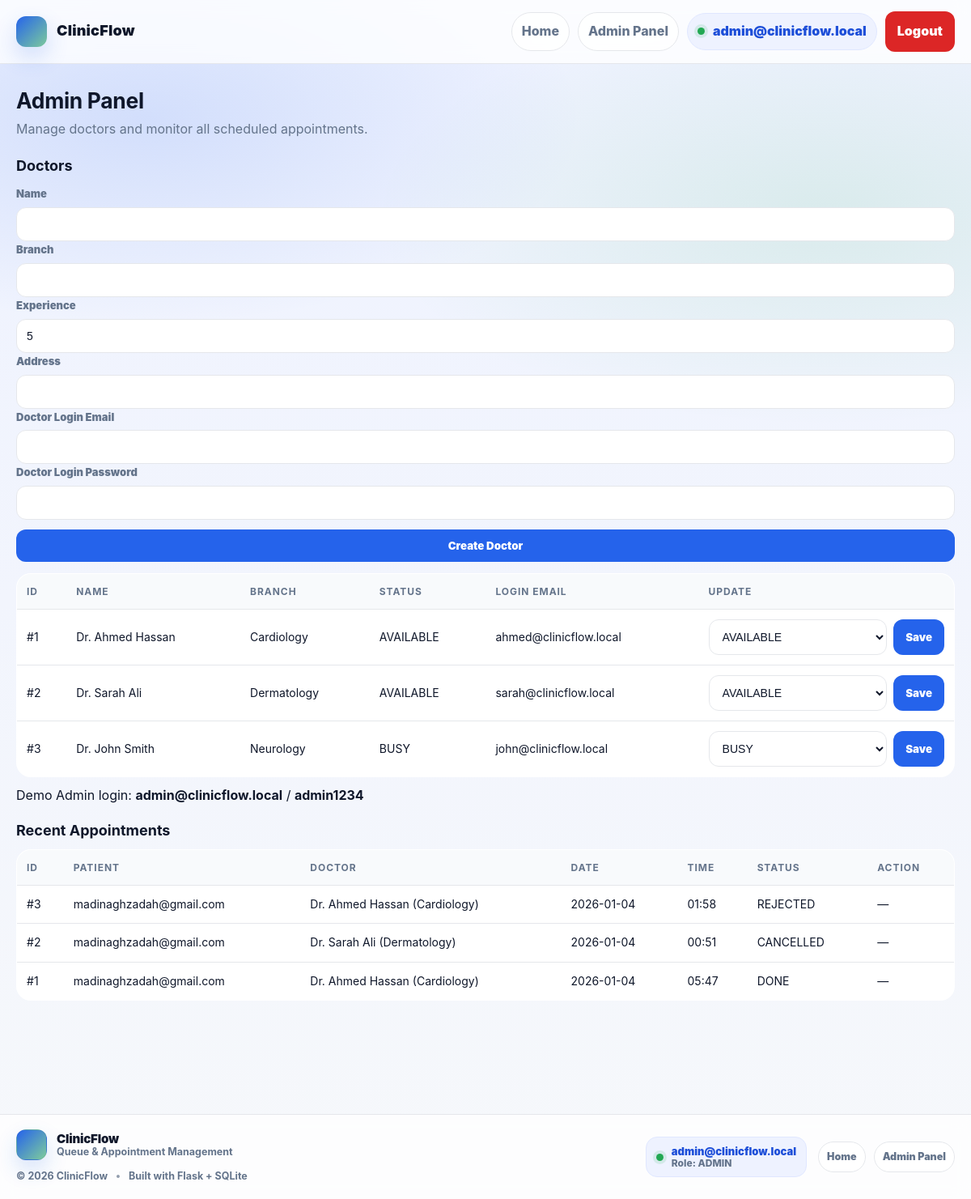
The page /admin/dashboard (signed in) on the database its author committed.
### tables this page shows
CREATE TABLE doctors (
  id INTEGER PRIMARY KEY AUTOINCREMENT,
  user_id INTEGER UNIQUE,
  name TEXT NOT NULL,
  branch TEXT NOT NULL,
  experience INTEGER NOT NULL,
  address TEXT NOT NULL,
  status TEXT NOT NULL DEFAULT 'AVAILABLE',
  email TEXT UNIQUE,
  password TEXT
);

CREATE TABLE appointments (
  id INTEGER PRIMARY KEY AUTOINCREMENT,
  patient_id INTEGER NOT NULL,
  doctor_id INTEGER NOT NULL,
  status TEXT NOT NULL DEFAULT 'WAITING',
  note TEXT,
  appt_date TEXT,
  appt_time TEXT,
  created_at INTEGER DEFAULT (strftime('%s','now')),
  responded_at INTEGER,
  completed_at INTEGER,
  FOREIGN KEY(patient_id) REFERENCES users(id) ON DELETE CASCADE,
  FOREIGN KEY(doctor_id) REFERENCES doctors(id) ON DELETE CASCADE
);

CREATE TABLE users (
  id INTEGER PRIMARY KEY AUTOINCREMENT,
  email TEXT UNIQUE NOT NULL,
  password TEXT NOT NULL,
  role TEXT NOT NULL
);

### routes/admin_routes.py (the view)
@admin_bp.route("/dashboard")
def dashboard():
    if not _require_admin():
        return redirect("/login?next=/admin/dashboard")
    db = get_db()
    doctors = db.execute("""
        SELECT id,name,branch,experience,address,status,email
        FROM doctors
        ORDER BY id ASC
    """).fetchall()
    appointments = db.execute("""
        SELECT
          a.id, a.status, a.appt_date, a.appt_time, a.note,
          u.email AS patient_email,
          d.name AS doctor_name, d.branch
        FROM appointments a
        JOIN users u ON u.id = a.patient_id
        JOIN doctors d ON d.id = a.doctor_id
        ORDER BY a.id DESC
        LIMIT 40
    """).fetchall()
    return render_template("admin_panel.html", doctors=doctors, appointments=appointments)

### database.py (called while the page is built)
def get_db():
    if "db" not in g:
        conn = sqlite3.connect(DB_PATH)
        conn.row_factory = sqlite3.Row
        conn.execute("PRAGMA foreign_keys = ON")
        g.db = conn
    return g.db

### routes/admin_routes.py (called while the page is built)
def _require_admin():
    return session.get("user_id") and session.get("role") == "ADMIN"

### templates/admin_panel.html (shortened to what this page needs)
{% extends "base.html" %}
{% block content %}
<div class="hero-box fade-up">
  <div class="hero-inner">
    <div>
      <h1>Admin Panel</h1>
      <p class="subtitle">Manage doctors and monitor all scheduled appointments.</p>
    </div>
  </div>
</div>
<div class="grid" style="margin-top:16px;">
  <div class="col-12 card card-pad fade-up">
    <h2>Doctors</h2>
    <form method="POST" action="/admin/doctor/create" class="form" style="margin-bottom:14px;">
      <div class="grid" style="margin-top:0;">
        <div class="col-6 field">
          <div class="label">Name</div>
          <input class="input" name="name" required style="padding-left:12px;">
        </div>
        <div class="col-6 field">
          <div class="label">Branch</div>
          <input class="input" name="branch" required style="padding-left:12px;">
        </div>
        <div class="col-6 field">
          <div class="label">Experience</div>
          <input class="input" name="experience" value="5" style="padding-left:12px;">
        </div>
        <div class="col-6 field">
          <div class="label">Address</div>
          <input class="input" name="address" required style="padding-left:12px;">
        </div>
        <div class="col-6 field">
          <div class="label">Doctor Login Email</div>
          <input class="input" name="email" required style="padding-left:12px;">
        </div>
        <div class="col-6 field">
          <div class="label">Doctor Login Password</div>
          <input class="input" name="password" required style="padding-left:12px;">
        </div>
      </div>
      <button class="btn btn-primary" type="submit">Create Doctor</button>
    </form>
    <table class="table">
      <thead>
        <tr>
          <th>ID</th><th>Name</th><th>Branch</th><th>Status</th><th>Login Email</th><th>Update</th>
        </tr>
      </thead>
      <tbody>
        {% for d in doctors %}
        <tr>
          <td>#{{ d.id }}</td>
          <td>{{ d.name }}</td>
          <td>{{ d.branch }}</td>
          <td>{{ d.status }}</td>
          <td>{{ d.email or "-" }}</td>
          <td>
            <form method="POST" action="/admin/doctor/status/{{ d.id }}" style="display:flex;gap:8px;">
              <select class="input" name="status">
                <option value="AVAILABLE" {% if d.status=="AVAILABLE" %}selected{% endif %}>AVAILABLE</option>
                <option value="BUSY" {% if d.status=="BUSY" %}selected{% endif %}>BUSY</option>
              </select>
              <button class="btn btn-primary" type="submit">Save</button>
            </form>
          </td>
        </tr>
        {% endfor %}
      </tbody>
    </table>
    <p class="small" style="margin-top:10px;">
      Demo Admin login: <b>admin@clinicflow.local</b> / <b>admin1234</b>
    </p>
  </div>
  <div class="col-12 card card-pad fade-up">
    <h2>Recent Appointments</h2>
    <table class="table">
      <thead>
        <tr>
          <th>ID</th><th>Patient</th><th>Doctor</th><th>Date</th><th>Time</th><th>Status</th><th>Action</th>
        </tr>
      </thead>
      <tbody>
      {% for a in appointments %}
        <tr>
          <td>#{{ a.id }}</td>
          <td>{{ a.patient_email }}</td>
          <td>{{ a.doctor_name }} ({{ a.branch }})</td>
          <td>{{ a.appt_date or "-" }}</td>
          <td>{{ a.appt_time or "-" }}</td>
          <td>{{ a.status }}</td>
          <td>
            {% if a.status in ["WAITING","ACCEPTED"] %}
              <a class="btn btn-danger" href="/admin/appointment/cancel/{{ a.id }}">Cancel</a>
            {% else %}
              <span class="small">—</span>
            {% endif %}
          </td>
        </tr>
      {% endfor %}
      </tbody>
    </table>
  </div>
</div>
{% endblock %}

### static/style.css (style rules this page uses)
:root { --bg: #f6f8fb; --bg2:#eef2ff; --card:#ffffff; --text:#0f172a; --muted:#64748b; --muted2:#94a3b8; --border:#e5e7eb; --border2:#dbeafe; --primary:#2563eb; --primary2:#1e40af; --success:#16a34a; --warning:#f59e0b; --danger:#dc2626; --radius:16px; --radius2:22px; --shadow: 0 14px 30px rgba(2,8,23,.08); --shadow2: 0 22px 60px rgba(2,8,23,.10); --container: 1180px; --ease: cubic-bezier(.2,.8,.2,1); }
* { box-sizing:border-box; }
html,body { height:100%; }
body { margin:0; font-family: Inter, system-ui, -apple-system, Segoe UI, Roboto, Arial, sans-serif; color:var(--text); background: radial-gradient(900px 420px at 15% 10%, rgba(37,99,235,.14), transparent 60%), radial-gradient(900px 420px at 85% 18%, rgba(22,163,74,.10), transparent 62%), linear-gradient(180deg, var(--bg2), var(--bg)); line-height:1.6; overflow-x:hidden; }
button { font-family:inherit; }
.fade-up { animation:fadeUp .35s var(--ease) both; }
.btn { display:inline-flex; align-items:center; justify-content:center; gap:10px; padding: 11px 14px; border-radius: 12px; border: 1px solid transparent; background: var(--primary); color: #fff; font-weight:900; cursor:pointer; transition: background .18s var(--ease), transform .12s var(--ease), filter .18s var(--ease); }
h1 { margin:0 0 8px; font-size: clamp(26px, 2.2vw, 40px); line-height:1.15; letter-spacing:-.3px; }
h2 { margin:0 0 8px; font-size: clamp(18px, 1.5vw, 26px); }
.subtitle { color: var(--muted); margin: 0 0 18px; }
.table { width:100%; border-collapse:collapse; border-radius: 18px; overflow:hidden; border:1px solid var(--border); background:#ffffff; }
.table th,.table td { padding:12px; border-bottom:1px solid var(--border); text-align:left; font-size:14px; }
.table th { font-size:12px; text-transform:uppercase; letter-spacing:.08em; color: var(--muted); background:#f8fafc; }
.form { display:grid;gap:12px;margin-top:10px; }
.field { display:grid;gap:6px; }
.label { font-size:13px;color:var(--muted);font-weight:900; }
.input { width:100%; padding: 12px 12px; border-radius: 12px; border:1px solid var(--border); outline:none; font-size:14px; background:#ffffff; color: var(--text); transition: box-shadow .18s var(--ease), border-color .18s var(--ease); }
.input::placeholder { color:#94a3b8; }

### rows shown on the page
doctors: id "1", name "Dr. Ahmed Hassan", branch "Cardiology", status "AVAILABLE", email "ahmed@clinicflow.local"
doctors: id "2", name "Dr. Sarah Ali", branch "Dermatology", status "AVAILABLE", email "sarah@clinicflow.local"
doctors: id "3", name "Dr. John Smith", branch "Neurology", status "BUSY", email "john@clinicflow.local"
appointments: id "3", patient_email "madinaghzadah@gmail.com", doctor_name "Dr. Ahmed Hassan", branch "Cardiology", appt_date "2026-01-04", appt_time "01:58", status "REJECTED"
appointments: id "2", patient_email "madinaghzadah@gmail.com", doctor_name "Dr. Sarah Ali", branch "Dermatology", appt_date "2026-01-04", appt_time "00:51", status "CANCELLED"
appointments: id "1", patient_email "madinaghzadah@gmail.com", doctor_name "Dr. Ahmed Hassan", branch "Cardiology", appt_date "2026-01-04", appt_time "05:47", status "DONE"

### other values the page prints
{{ session.get("email") }} "admin@clinicflow.local"
{{ 2026 }} "2026"
{{ session.get("role") }} "ADMIN"
